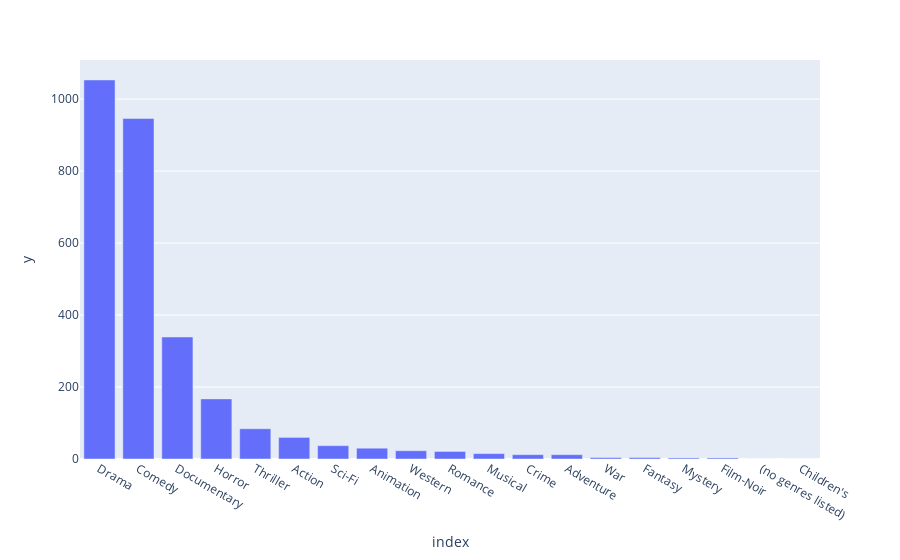

The notebook cell this image was saved under:
### Code cell
px.bar(df_gc, x=df_gc.index, y=df_gc.values)

### Figure 1 — Plotly figure (JSON) as saved in the notebook; plotly's stock layout.template omitted (floating-point values rounded to 4 significant figures)
{"data": [{"alignmentgroup": "True", "hovertemplate": "index=%{x}<br>y=%{y}<extra></extra>", "legendgroup": "", "marker": {"color": "#636efa"}, "name": "", "offsetgroup": "", "orientation": "v", "showlegend": false, "textposition": "auto", "type": "bar", "x": ["Drama", "Comedy", "Documentary", "Horror", "Thriller", "Action", "Sci-Fi", "Animation", "Western", "Romance", "Musical", "Crime", "Adventure", "War", "Fantasy", "Mystery", "Film-Noir", "(no genres listed)", "Children's"], "xaxis": "x", "y": [1053, 946, 339, 167, 84, 60, 37, 30, 23, 21, 15, 12, 12, 4, 4, 3, 3, 0, 0], "yaxis": "y"}], "layout": {"barmode": "relative", "legend": {"tracegroupgap": 0}, "margin": {"t": 60}, "xaxis": {"anchor": "y", "domain": [0, 1], "title": {"text": "index"}}, "yaxis": {"anchor": "x", "domain": [0, 1], "title": {"text": "y"}}}}
